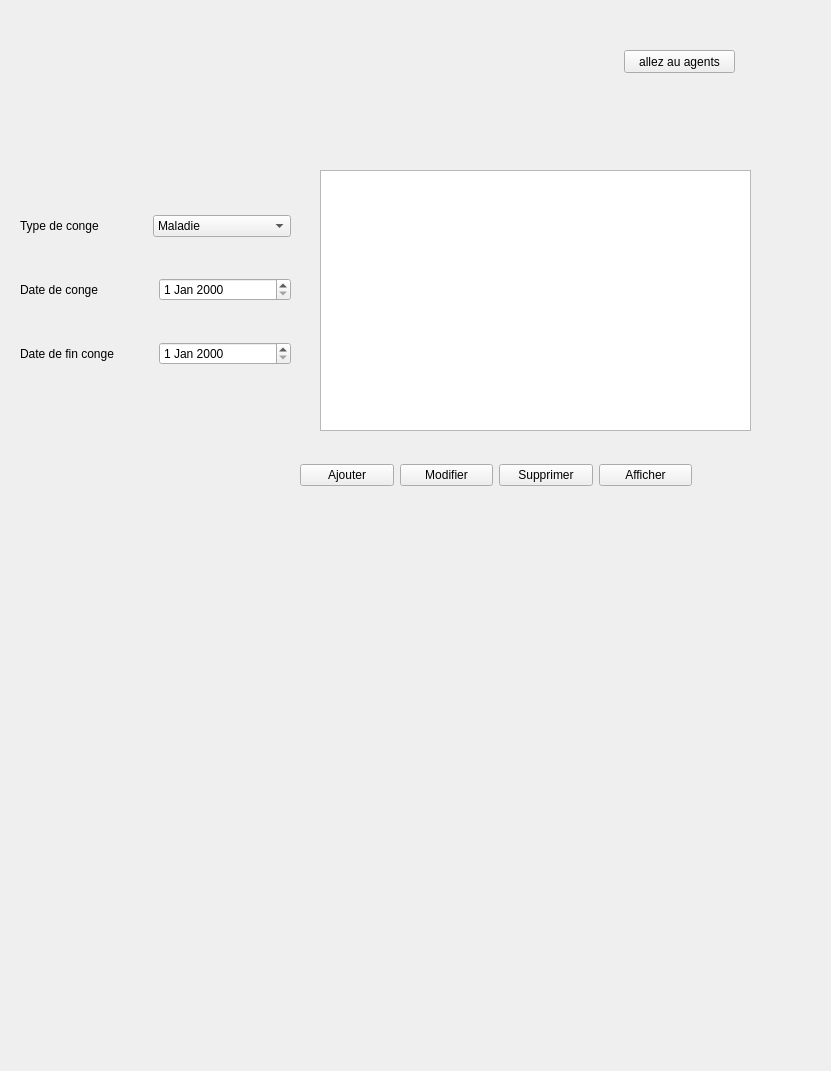
<?xml version="1.0" encoding="UTF-8"?>
<ui version="4.0">
 <class>fred</class>
 <widget class="QDialog" name="fred">
  <property name="geometry">
   <rect>
    <x>0</x>
    <y>0</y>
    <width>831</width>
    <height>1071</height>
   </rect>
  </property>
  <property name="windowTitle">
   <string>Dialog</string>
  </property>
  <widget class="QStackedWidget" name="stackedWidget">
   <property name="geometry">
    <rect>
     <x>10</x>
     <y>10</y>
     <width>831</width>
     <height>1071</height>
    </rect>
   </property>
   <property name="currentIndex">
    <number>3</number>
   </property>
   <widget class="QWidget" name="page">
    <widget class="QPushButton" name="pushButton">
     <property name="geometry">
      <rect>
       <x>260</x>
       <y>280</y>
       <width>75</width>
       <height>23</height>
      </rect>
     </property>
     <property name="text">
      <string>Connecter</string>
     </property>
    </widget>
    <widget class="QWidget" name="layoutWidget">
     <property name="geometry">
      <rect>
       <x>196</x>
       <y>180</y>
       <width>207</width>
       <height>56</height>
      </rect>
     </property>
     <layout class="QVBoxLayout" name="verticalLayout">
      <item>
       <layout class="QHBoxLayout" name="horizontalLayout">
        <item>
         <widget class="QLabel" name="label">
          <property name="text">
           <string>ID</string>
          </property>
         </widget>
        </item>
        <item>
         <widget class="QLineEdit" name="ID"/>
        </item>
       </layout>
      </item>
      <item>
       <layout class="QHBoxLayout" name="horizontalLayout_2">
        <item>
         <widget class="QLabel" name="label_2">
          <property name="text">
           <string>Mot de passe</string>
          </property>
         </widget>
        </item>
        <item>
         <widget class="QLineEdit" name="MotDePasse"/>
        </item>
       </layout>
      </item>
     </layout>
    </widget>
   </widget>
   <widget class="QWidget" name="page_2">
    <widget class="QPushButton" name="Gestion_Agents">
     <property name="geometry">
      <rect>
       <x>254</x>
       <y>110</y>
       <width>141</width>
       <height>23</height>
      </rect>
     </property>
     <property name="text">
      <string>Gestion des agents</string>
     </property>
    </widget>
    <widget class="QPushButton" name="Gestion_Conges">
     <property name="geometry">
      <rect>
       <x>254</x>
       <y>190</y>
       <width>141</width>
       <height>23</height>
      </rect>
     </property>
     <property name="text">
      <string>Gestion des conges</string>
     </property>
    </widget>
   </widget>
   <widget class="QWidget" name="page_3">
    <widget class="QTableView" name="TabAgents">
     <property name="geometry">
      <rect>
       <x>310</x>
       <y>130</y>
       <width>431</width>
       <height>251</height>
      </rect>
     </property>
    </widget>
    <widget class="QPushButton" name="Ajouter_Agents">
     <property name="geometry">
      <rect>
       <x>350</x>
       <y>420</y>
       <width>75</width>
       <height>23</height>
      </rect>
     </property>
     <property name="text">
      <string>Ajouter</string>
     </property>
    </widget>
    <widget class="QPushButton" name="Modifier_Agents">
     <property name="geometry">
      <rect>
       <x>460</x>
       <y>420</y>
       <width>75</width>
       <height>23</height>
      </rect>
     </property>
     <property name="text">
      <string>Modifier</string>
     </property>
    </widget>
    <widget class="QPushButton" name="Supprimer_Agents">
     <property name="geometry">
      <rect>
       <x>560</x>
       <y>420</y>
       <width>75</width>
       <height>23</height>
      </rect>
     </property>
     <property name="text">
      <string>Supprimer</string>
     </property>
    </widget>
    <widget class="QPushButton" name="Afficher_Agents">
     <property name="geometry">
      <rect>
       <x>660</x>
       <y>420</y>
       <width>75</width>
       <height>23</height>
      </rect>
     </property>
     <property name="text">
      <string>Afficher</string>
     </property>
    </widget>
    <widget class="QPushButton" name="Retour_Agents">
     <property name="geometry">
      <rect>
       <x>640</x>
       <y>40</y>
       <width>131</width>
       <height>23</height>
      </rect>
     </property>
     <property name="text">
      <string>allez au conges</string>
     </property>
    </widget>
    <widget class="QWidget" name="layoutWidget_2">
     <property name="geometry">
      <rect>
       <x>26</x>
       <y>130</y>
       <width>221</width>
       <height>251</height>
      </rect>
     </property>
     <layout class="QVBoxLayout" name="verticalLayout_2">
      <item>
       <layout class="QHBoxLayout" name="horizontalLayout_3">
        <item>
         <widget class="QLabel" name="label_3">
          <property name="text">
           <string>ID</string>
          </property>
         </widget>
        </item>
        <item>
         <widget class="QLineEdit" name="ID_Agents"/>
        </item>
       </layout>
      </item>
      <item>
       <layout class="QHBoxLayout" name="horizontalLayout_4">
        <item>
         <widget class="QLabel" name="label_4">
          <property name="text">
           <string>Nom</string>
          </property>
         </widget>
        </item>
        <item>
         <widget class="QLineEdit" name="Nom_Agents"/>
        </item>
       </layout>
      </item>
      <item>
       <layout class="QHBoxLayout" name="horizontalLayout_5">
        <item>
         <widget class="QLabel" name="label_5">
          <property name="text">
           <string>Prenom</string>
          </property>
         </widget>
        </item>
        <item>
         <widget class="QLineEdit" name="Prenom_Agents"/>
        </item>
       </layout>
      </item>
      <item>
       <layout class="QHBoxLayout" name="horizontalLayout_6">
        <item>
         <widget class="QLabel" name="label_7">
          <property name="text">
           <string>Mot de passe</string>
          </property>
         </widget>
        </item>
        <item>
         <widget class="QLineEdit" name="Motdepasse_Agents">
          <property name="echoMode">
           <enum>QLineEdit::Password</enum>
          </property>
         </widget>
        </item>
       </layout>
      </item>
      <item>
       <layout class="QHBoxLayout" name="horizontalLayout_7">
        <item>
         <widget class="QLabel" name="label_6">
          <property name="text">
           <string>Adresse</string>
          </property>
         </widget>
        </item>
        <item>
         <widget class="QLineEdit" name="Adresse_Agents"/>
        </item>
       </layout>
      </item>
      <item>
       <layout class="QHBoxLayout" name="horizontalLayout_8">
        <item>
         <widget class="QLabel" name="label_8">
          <property name="text">
           <string>Role</string>
          </property>
         </widget>
        </item>
        <item>
         <widget class="QComboBox" name="Role_Agents">
          <item>
           <property name="text">
            <string>Administrateur</string>
           </property>
          </item>
          <item>
           <property name="text">
            <string>Employe</string>
           </property>
          </item>
         </widget>
        </item>
       </layout>
      </item>
     </layout>
    </widget>
   </widget>
   <widget class="QWidget" name="page_4">
    <widget class="QPushButton" name="Retour_Conges">
     <property name="geometry">
      <rect>
       <x>614</x>
       <y>40</y>
       <width>111</width>
       <height>23</height>
      </rect>
     </property>
     <property name="text">
      <string>allez au agents</string>
     </property>
    </widget>
    <widget class="QTableView" name="Tab_Conges">
     <property name="geometry">
      <rect>
       <x>310</x>
       <y>160</y>
       <width>431</width>
       <height>261</height>
      </rect>
     </property>
    </widget>
    <widget class="QWidget" name="layoutWidget_3">
     <property name="geometry">
      <rect>
       <x>290</x>
       <y>450</y>
       <width>392</width>
       <height>30</height>
      </rect>
     </property>
     <layout class="QHBoxLayout" name="horizontalLayout_18">
      <item>
       <widget class="QPushButton" name="Ajouter_Conges">
        <property name="text">
         <string>Ajouter</string>
        </property>
       </widget>
      </item>
      <item>
       <widget class="QPushButton" name="Modifier_Conges">
        <property name="text">
         <string>Modifier</string>
        </property>
       </widget>
      </item>
      <item>
       <widget class="QPushButton" name="Supprimer_Conges">
        <property name="text">
         <string>Supprimer</string>
        </property>
       </widget>
      </item>
      <item>
       <widget class="QPushButton" name="Afficher_Conges">
        <property name="text">
         <string>Afficher</string>
        </property>
       </widget>
      </item>
     </layout>
    </widget>
    <widget class="QWidget" name="layoutWidget_4">
     <property name="geometry">
      <rect>
       <x>10</x>
       <y>170</y>
       <width>271</width>
       <height>221</height>
      </rect>
     </property>
     <layout class="QVBoxLayout" name="verticalLayout_3">
      <item>
       <layout class="QHBoxLayout" name="horizontalLayout_19">
        <item>
         <widget class="QLabel" name="label_20">
          <property name="text">
           <string>Type de conge</string>
          </property>
         </widget>
        </item>
        <item>
         <widget class="QComboBox" name="Type_Conge">
          <item>
           <property name="text">
            <string>Maladie</string>
           </property>
          </item>
          <item>
           <property name="text">
            <string>Conge de maternite</string>
           </property>
          </item>
          <item>
           <property name="text">
            <string>Conge chomepaye</string>
           </property>
          </item>
         </widget>
        </item>
       </layout>
      </item>
      <item>
       <layout class="QHBoxLayout" name="horizontalLayout_20">
        <item>
         <widget class="QLabel" name="label_18">
          <property name="text">
           <string>Date de conge</string>
          </property>
         </widget>
        </item>
        <item>
         <widget class="QDateEdit" name="Date_Conge"/>
        </item>
       </layout>
      </item>
      <item>
       <layout class="QHBoxLayout" name="horizontalLayout_21">
        <item>
         <widget class="QLabel" name="label_19">
          <property name="text">
           <string>Date de fin conge</string>
          </property>
         </widget>
        </item>
        <item>
         <widget class="QDateEdit" name="Date_Fin_Conge"/>
        </item>
       </layout>
      </item>
     </layout>
    </widget>
   </widget>
  </widget>
 </widget>
 <resources/>
 <connections/>
</ui>
